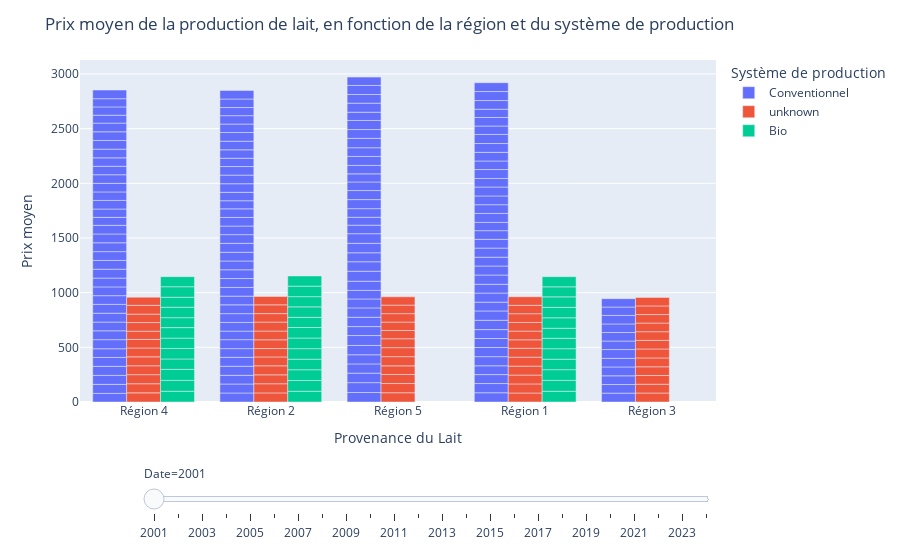

Notebook cell for this chart:
### Code cell
# Vérifiez et triez les données par année si nécessaire.
swiss_production_data = pd.read_csv('Swiss_Production.csv')
swiss_production_data['Date'] = pd.to_datetime(swiss_production_data['Date']).dt.year
swiss_production_data = swiss_production_data[swiss_production_data['Date'].between(2001, 2024)]
swiss_production_data.sort_values('Date', inplace=True)

# Créez le graphique avec Plotly Express.
fig = px.bar(
    swiss_production_data, 
    x='Provenance du produit', 
    y='Prix', 
    color='Système de production', 
    barmode='group',
    animation_frame='Date'  
)

# Mise à jour des titres.
fig.update_layout(
    title_text='Prix moyen de la production de lait, en fonction de la région et du système de production',
    xaxis_title='Provenance du Lait',
    yaxis_title='Prix moyen',
)

# Ajouter des détails de hover.
fig.update_traces(
    hovertemplate='Provenance du produit: %{x}<br>Système de production: %{marker.color}<br>Date: %{animation_frame}<br>Prix: %{y}'
)

# Créez des étapes pour le slider.
years = swiss_production_data['Date'].unique()
steps = []
for year in years:
    step = dict(
        method='animate',
        label=str(year),
        args=[[str(year)], {'frame': {'duration': 300, 'redraw': True}, 'mode': 'immediate'}]
    )
    steps.append(step)

# Ajoutez le slider à la figure.
fig.update_layout(
    sliders=[{'steps': steps}]
)

# Supprimez le bouton de lecture automatique.
fig.layout.updatemenus[0].buttons = []

# Affichez le graphique.
fig.show()

### Figure 1 — Plotly figure (JSON) as saved in the notebook; plotly's stock layout.template omitted (floating-point values rounded to 4 significant figures; data arrays with more than 128 entries replaced by an {"elided": "..."} marker saying what was removed)
{"data": [{"alignmentgroup": "True", "hovertemplate": "Provenance du produit: %{x}<br>Système de production: %{marker.color}<br>Date: %{animation_frame}<br>Prix: %{y}", "legendgroup": "Conventionnel", "marker": {"color": "#636efa", "pattern": {"shape": ""}}, "name": "Conventionnel", "offsetgroup": "Conventionnel", "orientation": "v", "showlegend": true, "textposition": "auto", "type": "bar", "x": {"elided": "156 str values"}, "xaxis": "x", "y": {"elided": "156 float values"}, "yaxis": "y"}, {"alignmentgroup": "True", "hovertemplate": "Provenance du produit: %{x}<br>Système de production: %{marker.color}<br>Date: %{animation_frame}<br>Prix: %{y}", "legendgroup": "unknown", "marker": {"color": "#EF553B", "pattern": {"shape": ""}}, "name": "unknown", "offsetgroup": "unknown", "orientation": "v", "showlegend": true, "textposition": "auto", "type": "bar", "x": ["Région 1", "Région 2", "Région 1", "Région 2", "Région 3", "Région 5", "Région 4", "Région 3", "Région 5", "Région 1", "Région 5", "Région 3", "Région 4", "Région 4", "Région 4", "Région 2", "Région 5", "Région 3", "Région 1", "Région 4", "Région 3", "Région 1", "Région 4", "Région 2", "Région 3", "Région 5", "Région 5", "Région 1", "Région 2", "Région 5", "Région 4", "Région 2", "Région 1", "Région 4", "Région 3", "Région 5", "Région 3", "Région 4", "Région 3", "Région 2", "Région 1", "Région 1", "Région 2", "Région 5", "Région 5", "Région 2", "Région 2", "Région 5", "Région 3", "Région 3", "Région 4", "Région 4", "Région 2", "Région 1", "Région 3", "Région 5", "Région 2", "Région 1", "Région 4", "Région 1"], "xaxis": "x", "y": [82.22, 83.32, 83.18, 83.5, 82.01, 84.84, 83.57, 80.61, 84.17, 81.06, 82.61, 79.69, 83.54, 83.01, 81.16, 81.62, 78.93, 79.93, 81.53, 81.44, 80.93, 81.92, 81.19, 82.62, 81.94, 84.14, 82.55, 81.78, 81.16, 81.15, 78.87, 76.67, 77.19, 74.63, 78.54, 75.49, 79.25, 79.07, 79.22, 80.09, 79.39, 79.16, 79.82, 76.66, 77.52, 81.78, 77.73, 78.04, 77.57, 78.98, 76.99, 80.47, 80.3, 80.15, 77.63, 75.87, 76.62, 76.72, 74.45, 78.24], "yaxis": "y"}, {"alignmentgroup": "True", "hovertemplate": "Provenance du produit: %{x}<br>Système de production: %{marker.color}<br>Date: %{animation_frame}<br>Prix: %{y}", "legendgroup": "Bio", "marker": {"color": "#00cc96", "pattern": {"shape": ""}}, "name": "Bio", "offsetgroup": "Bio", "orientation": "v", "showlegend": true, "textposition": "auto", "type": "bar", "x": ["Région 4", "Région 2", "Région 4", "Région 1", "Région 1", "Région 2", "Région 4", "Région 2", "Région 1", "Région 4", "Région 2", "Région 1", "Région 4", "Région 1", "Région 2", "Région 1", "Région 4", "Région 2", "Région 4", "Région 2", "Région 4", "Région 2", "Région 1", "Région 2", "Région 4", "Région 1", "Région 1", "Région 4", "Région 2", "Région 4", "Région 2", "Région 1", "Région 4", "Région 2", "Région 1", "Région 1"], "xaxis": "x", "y": [98.6, 98.28, 99.12, 98.05, 99.71, 98.35, 100.7, 98.16, 97.79, 95.22, 96.78, 95.81, 96.0, 96.15, 96.26, 94.93, 94.58, 97.44, 96.06, 95.82, 91.01, 93.12, 92.06, 95.85, 95.49, 95.47, 95.52, 91.16, 93.47, 96.31, 96.08, 95.94, 91.94, 93.1, 91.94, 92.73], "yaxis": "y"}], "layout": {"barmode": "group", "legend": {"title": {"text": "Système de production"}, "tracegroupgap": 0}, "margin": {"t": 60}, "sliders": [{"active": 0, "currentvalue": {"prefix": "Date="}, "len": 0.9, "pad": {"b": 10, "t": 60}, "steps": [{"args": [["2001"], {"frame": {"duration": 300, "redraw": true}, "mode": "immediate"}], "label": "2001", "method": "animate"}, {"args": [["2002"], {"frame": {"duration": 300, "redraw": true}, "mode": "immediate"}], "label": "2002", "method": "animate"}, {"args": [["2003"], {"frame": {"duration": 300, "redraw": true}, "mode": "immediate"}], "label": "2003", "method": "animate"}, {"args": [["2004"], {"frame": {"duration": 300, "redraw": true}, "mode": "immediate"}], "label": "2004", "method": "animate"}, {"args": [["2005"], {"frame": {"duration": 300, "redraw": true}, "mode": "immediate"}], "label": "2005", "method": "animate"}, {"args": [["2006"], {"frame": {"duration": 300, "redraw": true}, "mode": "immediate"}], "label": "2006", "method": "animate"}, {"args": [["2007"], {"frame": {"duration": 300, "redraw": true}, "mode": "immediate"}], "label": "2007", "method": "animate"}, {"args": [["2008"], {"frame": {"duration": 300, "redraw": true}, "mode": "immediate"}], "label": "2008", "method": "animate"}, {"args": [["2009"], {"frame": {"duration": 300, "redraw": true}, "mode": "immediate"}], "label": "2009", "method": "animate"}, {"args": [["2010"], {"frame": {"duration": 300, "redraw": true}, "mode": "immediate"}], "label": "2010", "method": "animate"}, {"args": [["2011"], {"frame": {"duration": 300, "redraw": true}, "mode": "immediate"}], "label": "2011", "method": "animate"}, {"args": [["2012"], {"frame": {"duration": 300, "redraw": true}, "mode": "immediate"}], "label": "2012", "method": "animate"}, {"args": [["2013"], {"frame": {"duration": 300, "redraw": true}, "mode": "immediate"}], "label": "2013", "method": "animate"}, {"args": [["2014"], {"frame": {"duration": 300, "redraw": true}, "mode": "immediate"}], "label": "2014", "method": "animate"}, {"args": [["2015"], {"frame": {"duration": 300, "redraw": true}, "mode": "immediate"}], "label": "2015", "method": "animate"}, {"args": [["2016"], {"frame": {"duration": 300, "redraw": true}, "mode": "immediate"}], "label": "2016", "method": "animate"}, {"args": [["2017"], {"frame": {"duration": 300, "redraw": true}, "mode": "immediate"}], "label": "2017", "method": "animate"}, {"args": [["2018"], {"frame": {"duration": 300, "redraw": true}, "mode": "immediate"}], "label": "2018", "method": "animate"}, {"args": [["2019"], {"frame": {"duration": 300, "redraw": true}, "mode": "immediate"}], "label": "2019", "method": "animate"}, {"args": [["2020"], {"frame": {"duration": 300, "redraw": true}, "mode": "immediate"}], "label": "2020", "method": "animate"}, {"args": [["2021"], {"frame": {"duration": 300, "redraw": true}, "mode": "immediate"}], "label": "2021", "method": "animate"}, {"args": [["2022"], {"frame": {"duration": 300, "redraw": true}, "mode": "immediate"}], "label": "2022", "method": "animate"}, {"args": [["2023"], {"frame": {"duration": 300, "redraw": true}, "mode": "immediate"}], "label": "2023", "method": "animate"}, {"args": [["2024"], {"frame": {"duration": 300, "redraw": true}, "mode": "immediate"}], "label": "2024", "method": "animate"}], "x": 0.1, "xanchor": "left", "y": 0, "yanchor": "top"}], "title": {"text": "Prix moyen de la production de lait, en fonction de la région et du système de production"}, "updatemenus": [{"direction": "left", "pad": {"r": 10, "t": 70}, "showactive": false, "type": "buttons", "x": 0.1, "xanchor": "right", "y": 0, "yanchor": "top"}], "xaxis": {"anchor": "y", "domain": [0, 1], "title": {"text": "Provenance du Lait"}}, "yaxis": {"anchor": "x", "domain": [0, 1], "title": {"text": "Prix moyen"}}}}
